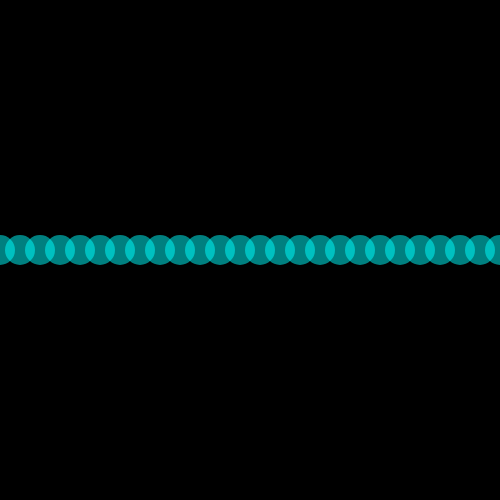
Frame 1 (no input)
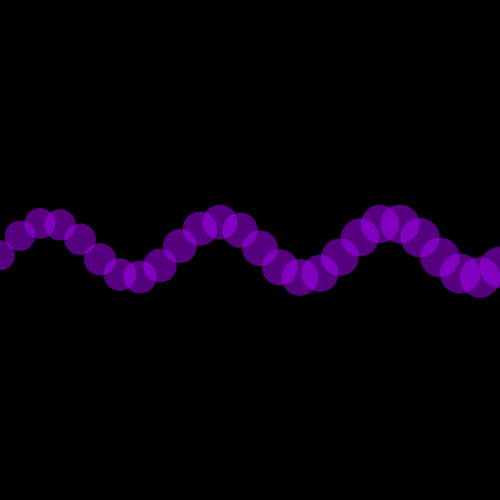
Frame 60 (no input)
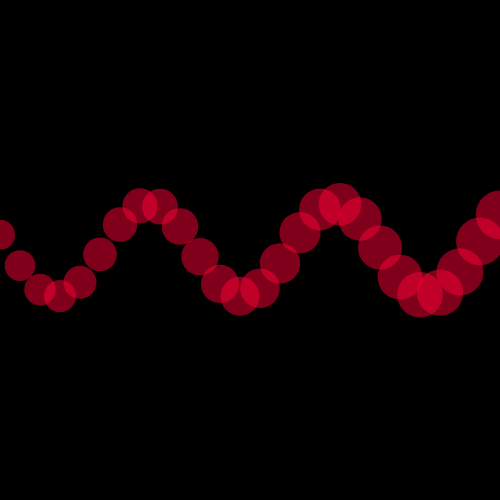
Frame 120 (the mouse pressed at the canvas centre since frame 60)

The p5.js sketch that drew these frames (run headless with seeded random() and noise() and a simulated clock; from frame 60 on, the mouse is pressed at the canvas centre):

// p5.js sketch
// ── sketch.js
//Modulate amplitude, frequency, hue and dot size with additional sine functions!
//Try changing the mapped values for amplitude, freq, hue and dot soize.
//Also try changing the incrementation of inputs on the bottom of the code

var phase = 0, spacing = 20;
var ampMod = 0, freqMod = 0, hueMod = 0;
function setup(){
    createCanvas(500,500);
    colorMode(HSB); 
    noStroke();
}
function draw(){
    background(0);
    //move to center of screen
    translate(0,width/2);
    for(var x = 0; x <= width; x+=spacing){
        //calculate angle
        var angle = map(x, 0, width, 0, TWO_PI);
        //modulate amplitude with sin 
        var amplitude = map(sin(ampMod), -1, 1, -50, 50);
        //modulate frequency with sin
        var frequency = map(sin(freqMod), -1, 1, 1, 3);
        //modulate hue with sin
        var hue = map(sin(hueMod), -1, 1, 0, 360);
        //modulate dotsize with sin and x position
        var dotSize = map(sin(hueMod)*x,-width,width,10,50);
        //set fill color with hue
        fill(hue,100,100,0.5);
        //calculate y position
        var y=sin(angle*frequency+phase)*amplitude;
        //draw ellipse
        ellipse(x,y,dotSize);
    }
    //increment inputs for sine functions
    ampMod+=0.01;
    freqMod+=0.02;
    hueMod+=0.01;
    phase+=0.05;
}
